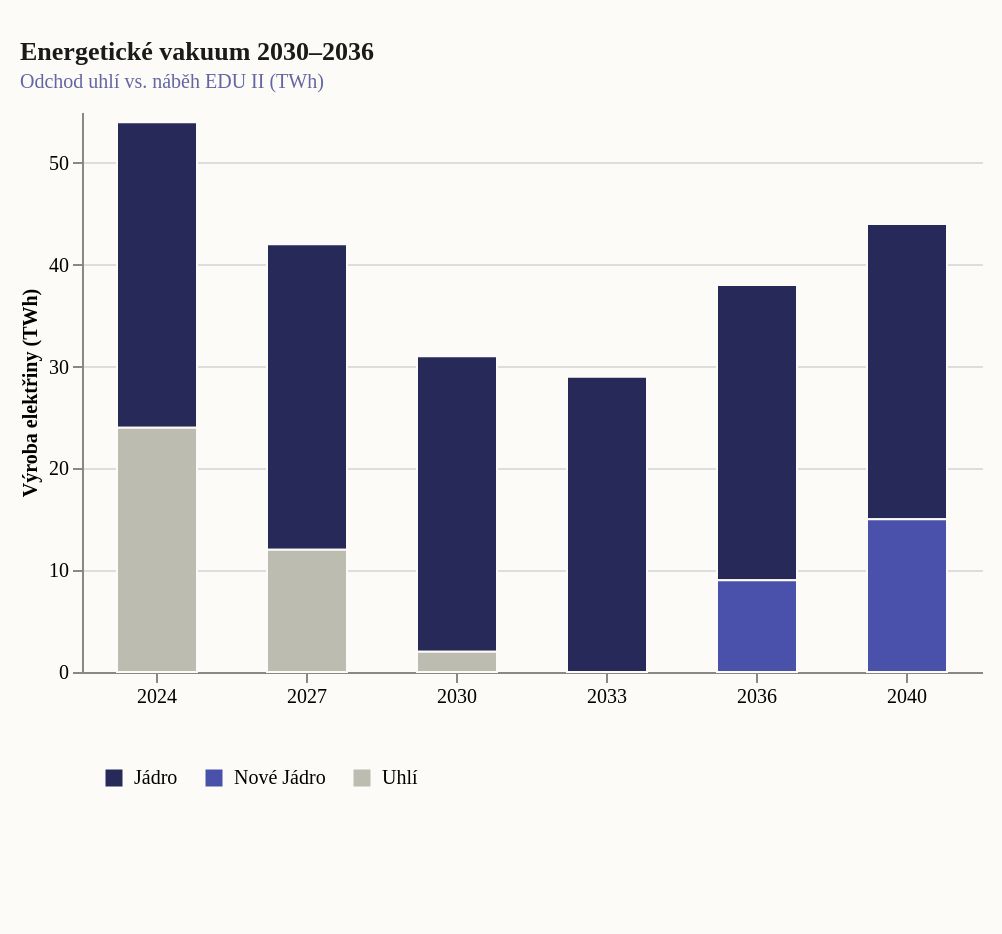

Express this chart as Vega-Lite.
### Vega-Lite specification from a JSON file in a GitHub repository (floating-point values rounded to 4 significant figures)
{"_source": "Zdroj: ČEPS MAF CZ 2023 (scénář Respondentní), analýza DataTimes 2026", "$schema": "https://vega.github.io/schema/vega-lite/v5.json", "description": "Energetické vakuum 2030-2036: Odchod uhlí vs. náběh nového jádra", "width": 450, "height": 280, "padding": {"top": 20, "left": 10, "right": 10, "bottom": 60}, "autosize": {"type": "pad", "resize": true}, "background": "#fdfbf7", "title": {"text": "Energetické vakuum 2030–2036", "subtitle": "Odchod uhlí vs. náběh EDU II (TWh)", "font": "Roboto Slab", "fontSize": 13, "fontWeight": "bold", "anchor": "start", "color": "#1a1a1a", "subtitleFont": "Work Sans", "subtitleFontSize": 10, "subtitleColor": "#6267a3", "offset": 10}, "data": {"values": [{"year": "2024", "source": "Jádro", "val": 30}, {"year": "2024", "source": "Uhlí", "val": 24}, {"year": "2027", "source": "Jádro", "val": 30}, {"year": "2027", "source": "Uhlí", "val": 12}, {"year": "2030", "source": "Jádro", "val": 29}, {"year": "2030", "source": "Uhlí", "val": 2}, {"year": "2033", "source": "Jádro", "val": 29}, {"year": "2033", "source": "Uhlí", "val": 0}, {"year": "2036", "source": "Jádro", "val": 29}, {"year": "2036", "source": "Nové Jádro", "val": 9}, {"year": "2040", "source": "Jádro", "val": 29}, {"year": "2040", "source": "Nové Jádro", "val": 15}]}, "mark": {"type": "bar", "width": 40, "tooltip": true, "stroke": "#fdfbf7", "strokeWidth": 1}, "encoding": {"x": {"field": "year", "type": "nominal", "title": null, "axis": {"labelFont": "Work Sans", "labelFontSize": 10, "labelAngle": 0}}, "y": {"field": "val", "type": "quantitative", "title": "Výroba elektřiny (TWh)", "axis": {"titleFont": "Work Sans", "titleFontSize": 10, "labelFont": "Work Sans", "labelFontSize": 10}}, "color": {"field": "source", "type": "nominal", "scale": {"domain": ["Jádro", "Nové Jádro", "Uhlí"], "range": ["#272a59", "#4a51ab", "#bcbcb0"]}, "legend": {"title": null, "orient": "bottom", "offset": 20, "labelFont": "Roboto Slab", "labelFontSize": 10, "symbolType": "square", "padding": 10}}}, "config": {"view": {"stroke": "transparent"}}}
